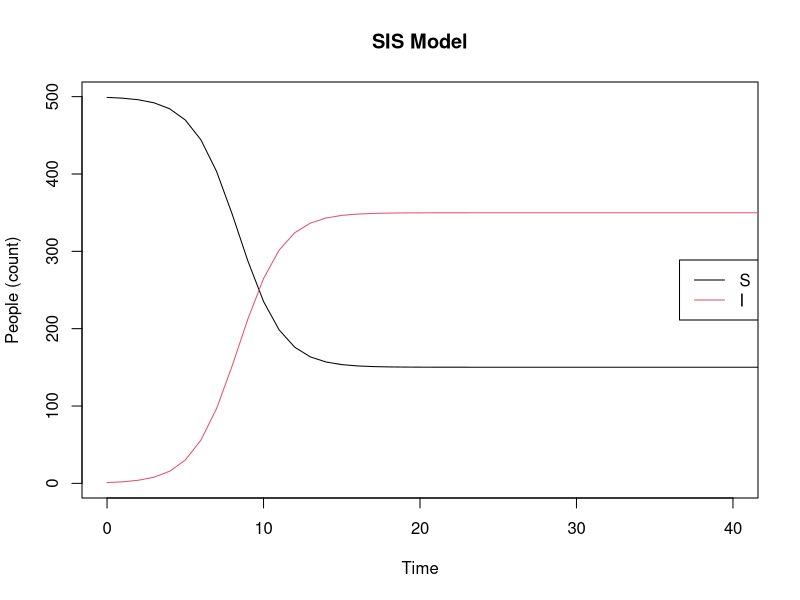

Here is the R script that generated this plot:
library(deSolve)

parms_sis <- c(beta = 0.333, k = 3, alpha = .3)
inits_sis <- c(S = 499, I = 1)
dt <- seq(0, 300, 1)

SIS <- function(t, x, parms){
    with(as.list(c(parms, x)), {
        
        N <- S + I
        dS <- - (beta * k * S * I) / N + (alpha * I)
        dI <- + (beta * k * S * I) / N - (alpha * I)
        
        der <- c(dS, dI)
        
        return(list(der))
    }) 
}

simulation_sis <- as.data.frame(ode(y = inits_sis, times = dt, 
                                   func = SIS, parms = parms_sis))

matplot(x = simulation_sis[, 1], y = simulation_sis[, 2:3], type = "l", 
        lty = 1, xlim = c(0, 40),
        xlab = "Time", ylab = "People (count)", 
        main = "SIS Model")
legend(x = "right", legend = c('S', 'I'), 
       col = 1:2, lty = 1)
